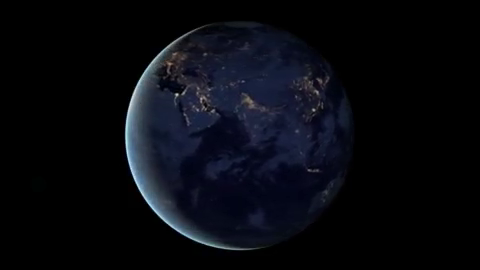
#> input picture frame 90 of vtest.avi, 480 x 270 px, given in place of tracking1.avi, which was not available
$ jupyter execute --allow-errors chap1.4.ipynb   (Python 2 division)
#> lines starting #> are read from the running program, lines starting #| are printed output that depends on the picture; after the words box and inside, x2 and y2 are one past the last pixel; in counts of white or black regions, pixels touching at a corner belong together; pictures that were not available may be replaced by others from this repository, and a replacement may not be noted
[cell 1]
import cv2
flags = [i for i in dir(cv2) if i.startswith('COLOR_')]
print flags

[cell 2]
import cv2
import numpy as np
cap = cv2.VideoCapture('tracking1.avi')
while(1):
# Take each frame
    _, frame = cap.read()
#> frame is the input picture: shape (270, 480, 3); mean B, G, R 15.2, 9.4, 7.8
# Convert BGR to HSV
    hsv = cv2.cvtColor(frame, cv2.COLOR_BGR2HSV)
#> hsv: shape (270, 480, 3); mean H, S, V 38.8, 52, 15.2
# define range of blue color in HSV
    lower_blue = np.array([110,50,50])
    upper_blue = np.array([130,255,255])
# Threshold the HSV image to get only blue colors
    mask = cv2.inRange(hsv, lower_blue, upper_blue)
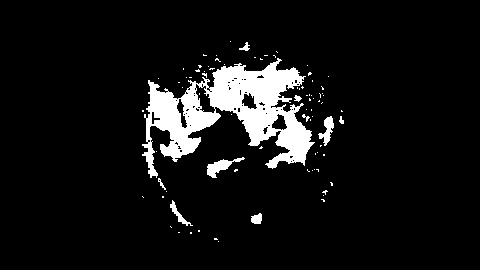
#> mask: shape (270, 480); 7.7% white; 82 white regions (72 under 20 px), largest, box (x1, y1, x2, y2) and area: (142, 58, 315, 178) 8801, (207, 157, 245, 178) 291, (318, 116, 334, 146) 217
# Bitwise-AND mask and original image
    res = cv2.bitwise_and(frame,frame, mask= mask)
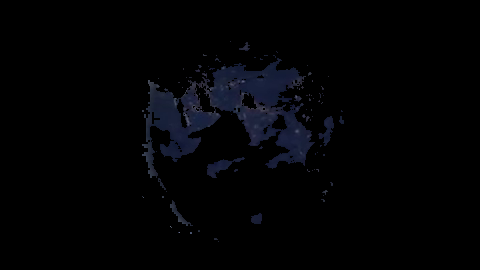
#> res: shape (270, 480, 3); mean B, G, R 4.5, 2.7, 2.2
    cv2.imshow('frame',frame)
    cv2.imshow('mask',mask)
    cv2.imshow('res',res)
    k = cv2.waitKey(5) & 0xFF
#> (key Esc is pressed here)
    if k == 27:
        break
cap.release()
cv2.destroyAllWindows()

[cell 3]
green = np.uint8([[[0,255,0 ]]])
hsv_green = cv2.cvtColor(green,cv2.COLOR_BGR2HSV)
print hsv_green

[cell 4]
import cv2
import numpy as np
from matplotlib import pyplot as plt
img = cv2.imread('sIMG_2164.jpg',0)
ret,thresh1 = cv2.threshold(img,127,255,cv2.THRESH_BINARY)

titles = ['Original Image','BINARY']
images = [img, thresh1]
#> (the rest of this cell did not finish here and is left out)

[cell 5]
import cv2
import numpy as np
from matplotlib import pyplot as plt
img = cv2.imread('sIMG_2164.jpg',0)
#> (the rest of this cell did not finish here and is left out)

[cell 6]
import cv2
import numpy as np
from matplotlib import pyplot as plt
img = cv2.imread('sIMG_2164.jpg',0)
# global thresholding
ret1,th1 = cv2.threshold(img,127,255,cv2.THRESH_BINARY)
# Otsu's thresholding
ret2,th2 = cv2.threshold(img,0,255,cv2.THRESH_BINARY+cv2.THRESH_OTSU)
#> ret2 = 0
# Otsu's thresholding after Gaussian filtering
#> (the rest of this cell did not finish here and is left out)

$ run again, starting later in the video
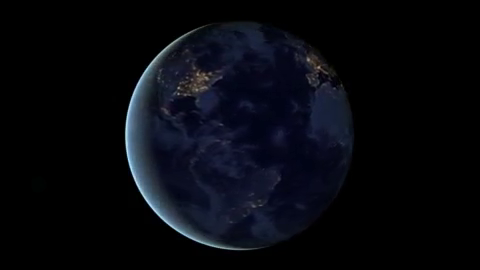
#> input picture frame 405 of vtest.avi, 480 x 270 px, given in place of tracking1.avi, which was not available
#> frame is the input picture: shape (270, 480, 3); mean B, G, R 14.2, 8.4, 6.9
#> hsv: shape (270, 480, 3); mean H, S, V 38.3, 54.5, 14.3
#> `mask = cv2.inRange(hsv, lower_blue, upper_blue)`:
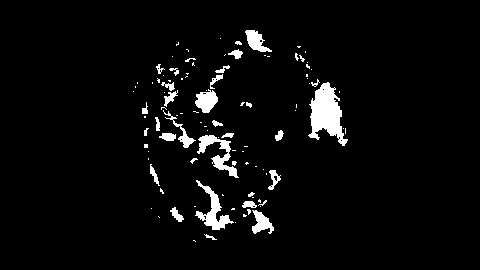
#> mask: shape (270, 480); 4.1% white; 102 white regions (70 under 20 px), largest, box (x1, y1, x2, y2) and area: (308, 82, 348, 146) 1364, (195, 180, 234, 230) 604, (197, 135, 239, 178) 581
#> `res = cv2.bitwise_and(frame,frame, mask= mask)`:
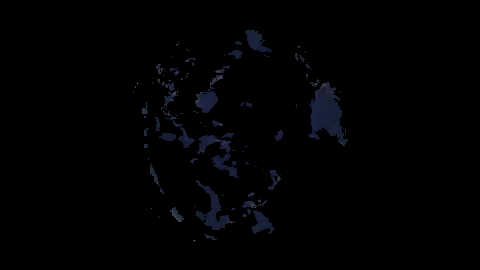
#> res: shape (270, 480, 3); mean B, G, R 2.3, 1.4, 1.2
#> ret2 = 0

$ run again, starting later in the video
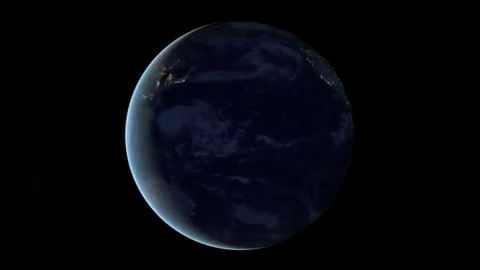
#> input picture frame 720 of vtest.avi, 480 x 270 px, given in place of tracking1.avi, which was not available
#> frame is the input picture: shape (270, 480, 3); mean B, G, R 12.2, 6.7, 5.1
#> hsv: shape (270, 480, 3); mean H, S, V 38.9, 62.5, 12.2
#> `mask = cv2.inRange(hsv, lower_blue, upper_blue)`:
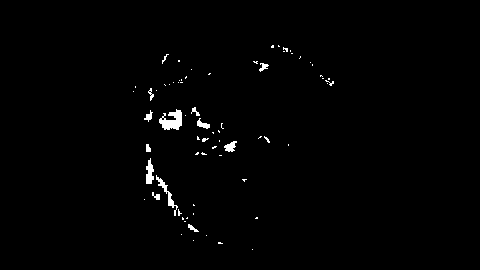
#> mask: shape (270, 480); 1% white; 70 white regions (57 under 20 px), largest, box (x1, y1, x2, y2) and area: (159, 109, 182, 130) 300, (156, 175, 178, 216) 164, (146, 158, 154, 184) 140
#> ret2 = 0
